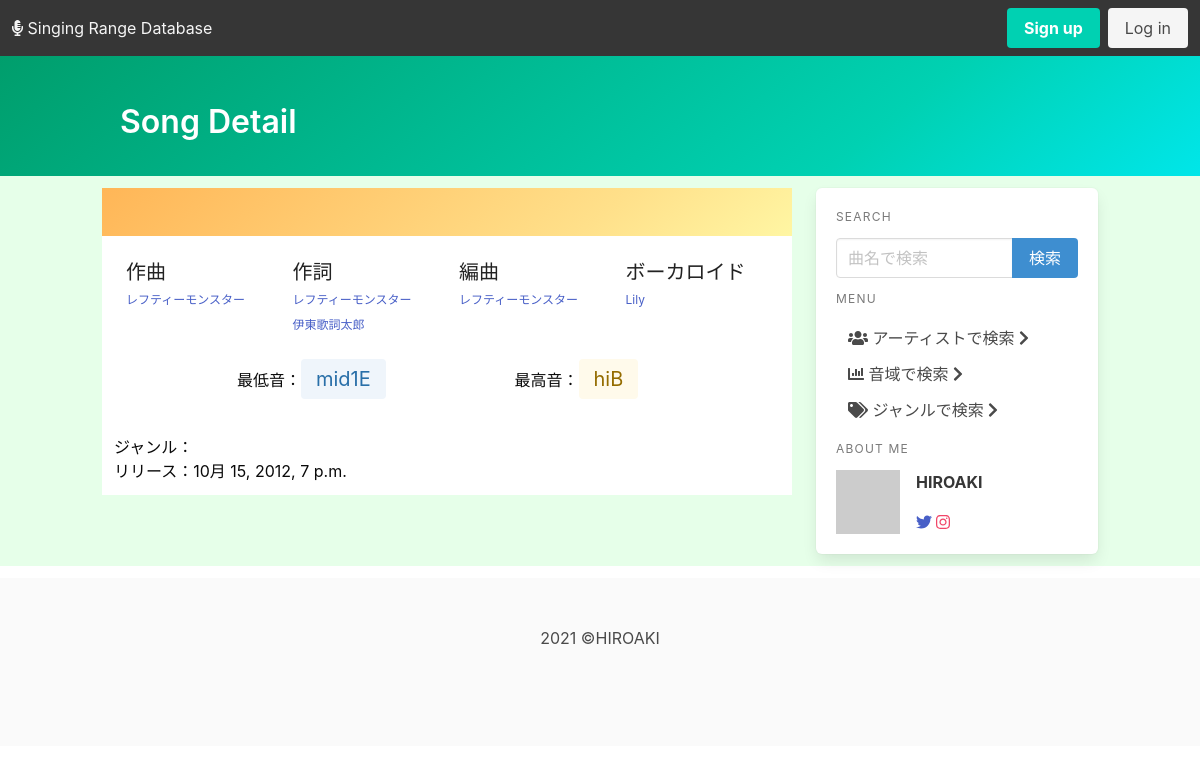
The app's page /ranges/LMP/2/detail/ with its own data.
### ranges/models.py (models this page shows, shortened)
class Artist(models.Model):
    artist_id = models.CharField(max_length=10, primary_key=True)
    artist_name = models.CharField("Artist's name", max_length=50)
    def __str__(self):
        return self.artist_name
    class Meta:
        ordering = ('artist_name', )

class Note(models.Model):
    note_id = models.CharField(max_length=5, primary_key=True)
    note_name = models.CharField(max_length=50)
    def __str__(self):
        return self.note_name

class Range(models.Model):
    song = models.ForeignKey(
        Song, on_delete=models.CASCADE, to_field="song_id", related_name="song")
    artist = models.ForeignKey(
        Artist, on_delete=models.CASCADE, to_field="artist_id", related_name="artist")
    performer = models.ManyToManyField(Artist, related_name="performer_name")
    lowest_note = models.ForeignKey(
        Note, on_delete=models.CASCADE, to_field="note_id", related_name="low_note")
    highest_note = models.ForeignKey(
        Note, on_delete=models.CASCADE, to_field="note_id", related_name="high_note")
    fake_note = models.ForeignKey(
        Note, on_delete=models.CASCADE, to_field="note_id", related_name="fake_note", null=True, blank=True)
    genre = models.ForeignKey(Genre, on_delete=models.CASCADE)
    release_date = models.DateTimeField('date released', null=True, blank=True)
    pub_date = models.DateTimeField(default=timezone.now())
    latest_update = models.DateTimeField('date update lately', auto_now=True)
    class Meta:
        unique_together = ['song', 'artist']

### ranges/views.py (the view)
# urls.py: path('<slug:artist_pk>/<slug:song_pk>/detail/', views.detail, name='detail'),
def detail(request, artist_pk, song_pk):
    try:
        artist = Artist.objects.get(pk=artist_pk)
        song = Song.objects.get(pk=song_pk)
        target = Range.objects.get(song=song, artist=artist)
        lowest_note = Note.objects.get(pk=target.lowest_note.pk)
        highest_note = Note.objects.get(pk=target.highest_note.pk)
    except Artist.DoesNotExist:
        context = queryError('artist_error')
    except Song.DoesNotExist:
        context = queryError('song_error')
    except Range.DoesNotExist:
        context = queryError('range_error')
    except Note.DoesNotExist:
        context = queryError('note_error')
    else:
        song_name = song.song_name
        composers = song.composer.all()
        lyricists = song.lyricist.all()
        arrangers = song.arranger.all()
        performers = target.performer.all()
        release = target.release_date
        genre = target.genre
        context = {
            'artist': artist,
            'song': song_name,
            'composers': composers,
            'lyricists': lyricists,
            'arrangers': arrangers,
            'highest_note': highest_note,
            'lowest_note': lowest_note,
            'target': target,
            'performers': performers,
            'genre': genre,
            'release': release,
        }
    return render(request, 'ranges/detail.html', context)

### ranges/templatetags/note_control.py (called while the page is built)
@register.filter
def color(pk):
    if pk.startswith('H4'):
        return 'is-danger'
    elif pk.startswith('H3'):
        return 'is-danger is-light'
    elif pk.startswith('H2'):
        return 'is-danger is-light'
    elif pk.startswith('H1'):
        return 'is-warning is-light'
    elif pk.startswith('M2'):
        return 'is-success is-light'
    elif pk.startswith('M1'):
        return 'is-info is-light'
    elif pk.startswith('L1'):
        return 'is-link is-light'
    elif pk.startswith('L2'):
        return 'is-link'
    elif pk.startswith('L3'):
        return 'is-link is-dark'
    elif pk.startswith('L4'):
        return 'is-link is-black'
    else:
        return 'is-light'

### ranges/templates/ranges/detail.html (shortened to what this page needs)
{% extends './base.html' %}
{% load note_control %}
{% block page_name %}Song Detail{% endblock page_name %}
{% block content %}
<div class="hero is-warning is-bold is-small">
    <div class="hero-body">
    </div>
</div>
<div class="hero is-white is-small">
    <div class="hero-body">
        <div class="container">
            <div class="columns">
                <div class="column">
                    <ul class="subtitle is-5">
                        作曲
                        {% for composer in composers %}
                        <li><a href="#" class="has-text-link subtitle is-7"> {{composer.artist_name}}</a></li>
                        {% endfor %}
                    </ul>
                </div>
                <div class="column">
                    <ul class="subtitle is-5">
                        作詞
                        {% for lyricist in lyricists %}
                        <li><a href="#" class="has-text-link subtitle is-7"> {{lyricist.artist_name}}</a></li>
                        {% endfor %}
                    </ul>
                </div>
                {% if arrangers %}
                <div class="column">
                    <ul class="subtitle is-5">
                        編曲
                        {% for arranger in arrangers %}
                        <li><a href="#" class="has-text-link subtitle is-7"> {{arranger.artist_name}}</a></li>
                        {% endfor %}
                    </ul>
                </div>
                {% endif %}
                {% if genre.pk == "VC" %}
                <div class="column">
                    <ul class="subtitle is-5">
                        ボーカロイド
                        {% for performer in performers %}
                        <div class="card is-shadowless">
                            <li><a href="#" class="has-text-link subtitle is-7"> {{performer.artist_name}}</a></li>
                        </div>
                        {% endfor %}
                    </ul>
                </div>
                {% endif %}
            </div>
            <div class="columns is-6">
                <div class="column is-offset-2">
                    最低音：<a href="{% url 'ranges:result_range' lowest_note.pk %}"
                        class="tag {{ lowest_note.pk | color }} is-large">{{lowest_note}}</a>
                </div>
                <div class="column is-5 is-offset-1">
                    最高音：<a href="{% url 'ranges:result_range' highest_note.pk %}"
                        class="tag {{ highest_note.pk | color }} is-large"> {{highest_note}}</a>
                </div>
            </div>
        </div>
    </div>
    <div class="hero-footer">
        <div class="column">
            <ul>
                <li>ジャンル：<a href="#">{{genre.genre_name}}</a></li>
                {% if release %}
                <li>リリース：{{release}}</li>
                {% endif %}
            </ul>
        </div>
    </div>
</div>
{% endblock content %}

### records on screen
Artist: artist_name "レフティーモンスター"
Artist: artist_name "伊東歌詞太郎"
Artist: artist_name "Lily"
Note: note_name "mid1E"
Note: note_name "hiB"
Range: release_date "10月 15, 2012, 7 p.m."
